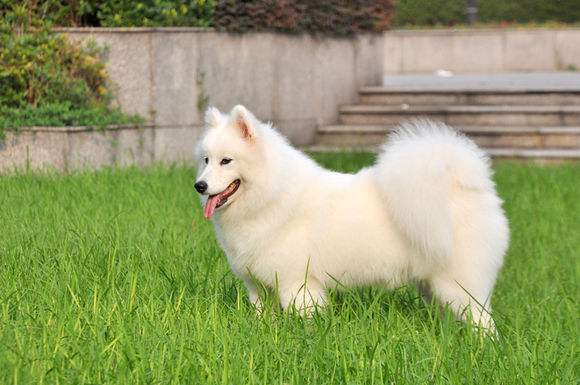
#> input picture dog.jpg, 580 x 385 px
$ python A_starMN_img.py   (older library calls are emulated)
#> lines starting #> are read from the running program, lines starting #| are printed output that depends on the picture
import numpy as np
import math
import cv2


# M, N 的 值
M = 3
N = 4
# 需要拼图的图片
img = cv2.imread('dog.jpg')
#> img is the input picture: shape (385, 580, 3); mean B, G, R 105.8, 157, 147.9

# 每个位置可交换的位置集合
pos = np.arange(M*N).reshape(M, N)
g_dict_shifts = {}
for i in range(0, M):
    for j in range(0, N):
        a = []
        if i-1 >= 0:
            a.append(pos[i-1][j])
        if i+1 < M:
            a.append(pos[i+1][j])
        if j-1 >= 0:
            a.append(pos[i][j-1])
        if j+1 < N:
            a.append(pos[i][j+1])
        g_dict_shifts[pos[i][j]] = a


g_dict_layouts = {}
g_dict_layouts_deep = {}
g_dict_layouts_fn = {}


def swap_chr(a, i, j, deep, destLayout):
    if i > j:
        i, j = j, i
    # 得到ij交换后的数组
    b = a[:i] + a[j] + a[i+1:j] + a[i] + a[j+1:]
    # 存储fn,A*算法
    fn = cal_dislocation_sum(b, destLayout)+deep
    return b, fn


# 返回错码和正确码距离之和
def cal_dislocation_sum(srcLayout, destLayout):
    sum = 0
    a = srcLayout.index("0")
    for i in range(0, M*N):
        pos = destLayout.index(srcLayout[i])
        if i != a:
            srcx = math.ceil((i+1)/N)
            destx = math.ceil((pos+1)/N)
            srcy = math.ceil((i+1) % N)
            desty = math.ceil((pos+1) % N)
            sum = sum + abs(srcx-destx) + abs(srcy-desty)
    return sum


def solvePuzzle_A(srcLayout, destLayout):
    # 先进行判断srcLayout和destLayout的逆序值,在M×N的问题中，空格的行距离同样影响求解
    src = 0
    dest = 0
    for i in range(1, M*N):
        fist = 0
        for j in range(0, i):
            if srcLayout[j] > srcLayout[i] and srcLayout[i] != '0':
                fist = fist+1
        src = src + fist
    for i in range(1, M*N):
        fist = 0
        for j in range(0, i):
            if destLayout[j] > destLayout[i] and destLayout[i] != '0':
                fist = fist+1
        dest = dest + fist
    for z in range(0, M*N):
        if srcLayout[z] == '0':
            srcspace = math.ceil((z+1)/N)
        if destLayout[z] == '0':
            destspace = math.ceil((z+1)/N)
    dis = abs(destspace - srcspace)
    # 分N的奇偶性讨论
    # N为奇数时，和八数码问题判定一致
    if N % 2 == 1:
        # 奇偶性不同，目标状态不可达
        if (src % 2) != (dest % 2):
            return -1, None
    # N为偶数时：
    if N % 2 == 0:
        # 奇偶性相同，但空格距离为奇数，目标状态不可达
        if (src % 2) == (dest % 2) and dis % 2 == 1:
            return -1, None
        # 奇偶性不同，但空格距离为偶数，目标状态不可达
        if (src % 2) != (dest % 2) and dis % 2 == 0:
            return -1, None

    g_dict_layouts[srcLayout] = -1
    g_dict_layouts_deep[srcLayout] = 1
    g_dict_layouts_fn[srcLayout] = 1 + cal_dislocation_sum(srcLayout, destLayout)
    stack_layouts = []
    # 深度值
    gn = 0
    # 当前状态存入列表
    stack_layouts.append(srcLayout)
    count = 0
    while len(stack_layouts) > 0:
        count = count + 1
        curLayout = min(g_dict_layouts_fn, key=g_dict_layouts_fn.get)
        del g_dict_layouts_fn[curLayout]
        # 找到最小fn，并移除
        stack_layouts.remove(curLayout)
        # curLayout = stack_layouts.pop()
        # 判断当前状态是否为目标状态
        if curLayout == destLayout:
            break
        # 寻找0 的位置。
        ind_slide = curLayout.index("0")
        # 当前可进行交换的位置集合
        lst_shifts = g_dict_shifts[ind_slide]
        for nShift in lst_shifts:
            newLayout, fn = swap_chr(curLayout, nShift, ind_slide, g_dict_layouts_deep[curLayout] + 1, destLayout)
            # 判断交换后的状态是否已经查询过
            if g_dict_layouts.get(newLayout) == None:
                # 存入深度
                g_dict_layouts_deep[newLayout] = g_dict_layouts_deep[curLayout] + 1
                # 存入fn
                g_dict_layouts_fn[newLayout] = fn
                # 定义前驱结点
                g_dict_layouts[newLayout] = curLayout
                # 存入集合
                stack_layouts.append(newLayout)
    lst_steps = []
    lst_steps.append(curLayout)
    # 存入路径
    while g_dict_layouts[curLayout] != -1:
        curLayout = g_dict_layouts[curLayout]
        lst_steps.append(curLayout)
    lst_steps.reverse()
    print('Search Step:', count, 'step')
    return 0, lst_steps


# 分割成m行n列,先缩放
def divide_method(img, m, n):
    h, w = img.shape[0], img.shape[1]
    grid_h = int(h * 1.0 / m + 0.5)  # 每个网格的高
    grid_w = int(w * 1.0 / n + 0.5)  # 每个网格的宽

    # 满足整除关系时的高、宽
    h = grid_h * m
    w = grid_w * n

    # 图像缩放
    img_re = cv2.resize(img, (w, h), cv2.INTER_LINEAR)

    gx, gy = np.meshgrid(np.linspace(0, w, n+1), np.linspace(0, h, m+1))
    gx = gx.astype(np.int)
    gy = gy.astype(np.int)

    # 这是一个五维的张量，前面两维表示分块后图像的位置（第m行，第n列），后面三维表示每个分块后的图像信息
    divide_image = np.zeros([m, n, grid_h, grid_w, 3], np.uint8)
    for i in range(m):
        for j in range(n):
            divide_image[i, j, ...] = img_re[
                                      gy[i][j]:gy[i + 1][j + 1], gx[i][j]:gx[i + 1][j + 1], :]
    return divide_image


# 显示图片恢复过程
def padding_blocks_dict(divide_image, sindex):
    m, n = divide_image.shape[0], divide_image.shape[1]
    count = 0
    block_dict = {}
    for i in range(m):
        for j in range(n):
            temp = cv2.copyMakeBorder(divide_image[i, j, :], 3, 3, 3, 3, cv2.BORDER_CONSTANT, value=[255, 255, 255])
            block_dict[sindex[count]] = temp
            count = count + 1
    return block_dict


# 图片恢复过程可视化
def show_step(block_dict, lst_steps):
    grid_h, grid_w = block_dict['0'].shape[0], block_dict['0'].shape[1]
    for nIndex in range(len(lst_steps)):
        title = "step #" + str(nIndex + 1)
        white_block = 255*np.ones([grid_h, grid_w, 3], np.uint8)
        restore_image = np.zeros([M * grid_h, N * grid_w, 3], np.uint8)
        for i in range(M):
            for j in range(N):
                if lst_steps[nIndex][i*N+j] != '0':
                    restore_image[i * grid_h:(i + 1) * grid_h, j * grid_w:(j + 1) * grid_w] = block_dict[
                        lst_steps[nIndex][i * N + j]]
                else:
                    restore_image[i * grid_h:(i + 1) * grid_h, j * grid_w:(j + 1) * grid_w] = white_block

        cv2.imshow(title, restore_image)


if __name__ == "__main__":
    # 测试数据
    srcLayout = "41628593AB07"
    destLayout = "0123456789AB"

    # srcLayout = "312475968ADBCGEFH0"
    # destLayout = "0123456789ABCDEFGH"

    divide_image = divide_method(img, M, N)
    img_dict = padding_blocks_dict(divide_image, destLayout)
#> after the loop in padding_blocks_dict, `for i in range(m):`: block_dict = 12 items; count = 12
#> img_dict = 12 items
    # 进行拼图
    retCode, lst_steps = solvePuzzle_A(srcLayout, destLayout)
    if retCode != 0:
        print("目标布局不可达")
    else:
        show_step(img_dict, lst_steps)
#> the loop in show_step, `for nIndex in range(len(lst_steps)):` made 15 passes
#> pass 1, in show_step, `cv2.imshow(title, restore_image)`:
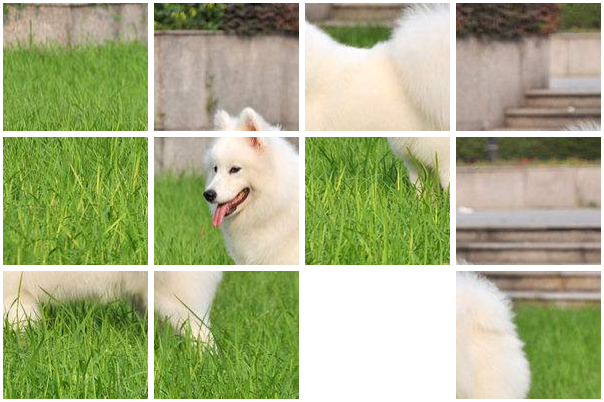
#> window 'step #1': shape (402, 604, 3); mean B, G, R 132.1, 175.7, 167.5
#> pass 2, in show_step, `cv2.imshow(title, restore_image)`:
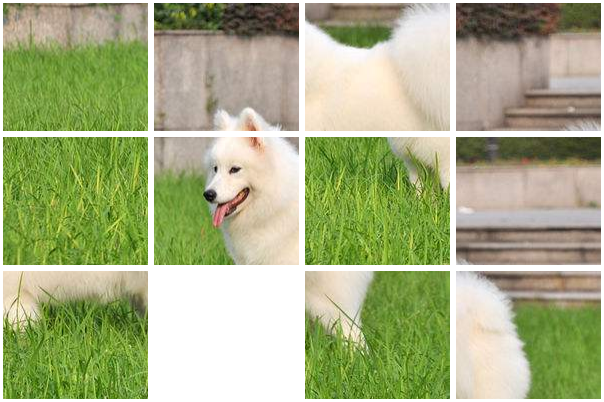
#> window 'step #2': shape (402, 604, 3); mean B, G, R 132.1, 175.7, 167.5
#> after the loop in show_step, `for nIndex in range(len(lst_steps)):`:
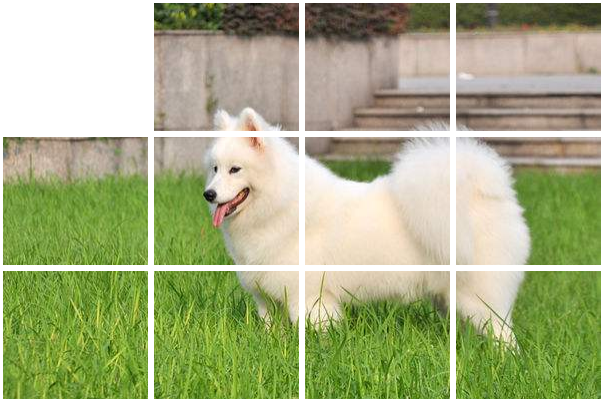
#> restore_image: shape (402, 604, 3); mean of channels 0, 1, 2 132.1, 175.7, 167.5; drawn as B, G, R
    cv2.waitKey(0)
    cv2.destroyAllWindows()

$ run again, with img.JPG copied over dog.jpg
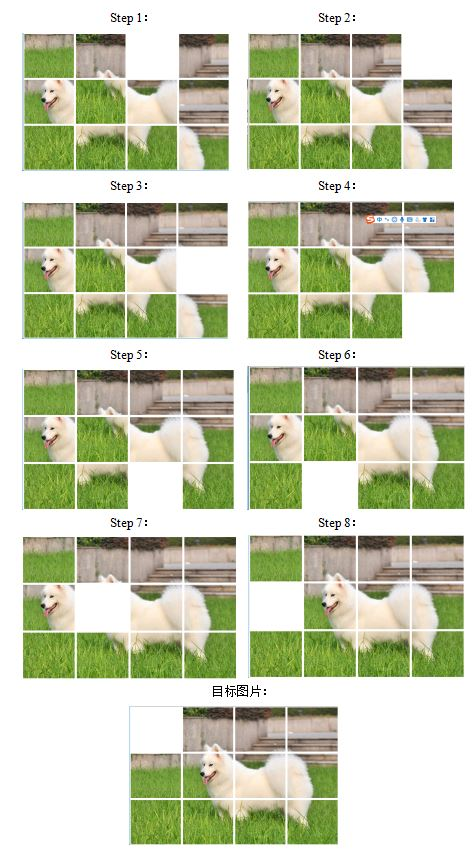
#> input picture img.JPG, 472 x 860 px
#> img is the input picture: shape (860, 472, 3); mean B, G, R 173.5, 201.8, 196.3
#> after the loop in padding_blocks_dict, `for i in range(m):`: block_dict = 12 items; count = 12
#> img_dict = 12 items
#> the loop in show_step, `for nIndex in range(len(lst_steps)):` made 15 passes
#> pass 1, in show_step, `cv2.imshow(title, restore_image)`:
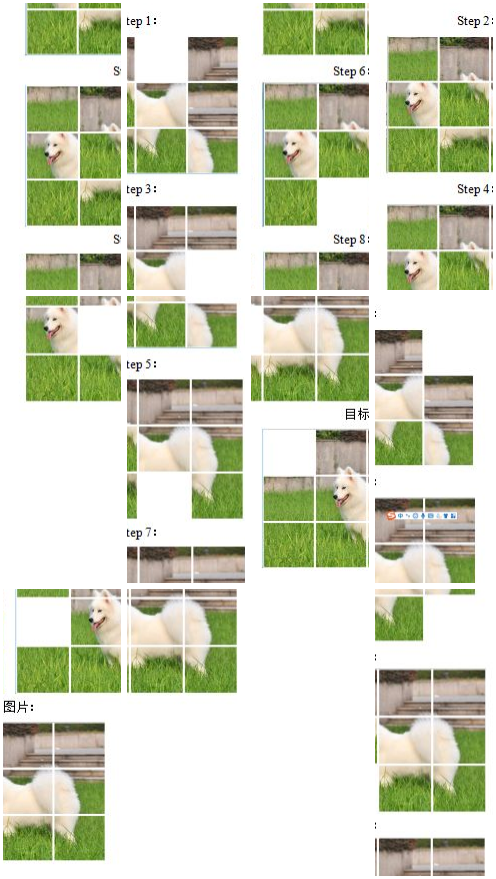
#> window 'step #1': shape (879, 496, 3); mean B, G, R 186.1, 209.7, 205.4
#> after the loop in show_step, `for nIndex in range(len(lst_steps)):`:
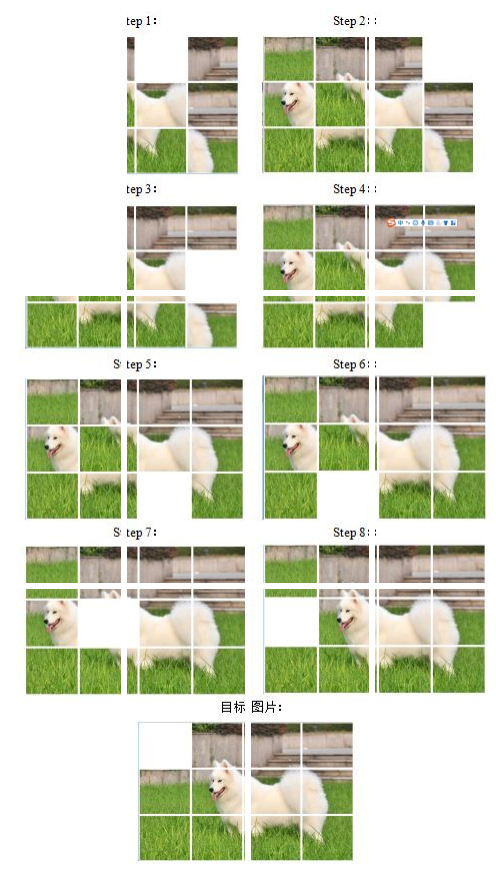
#> restore_image: shape (879, 496, 3); mean of channels 0, 1, 2 186.1, 209.7, 205.4; drawn as B, G, R
